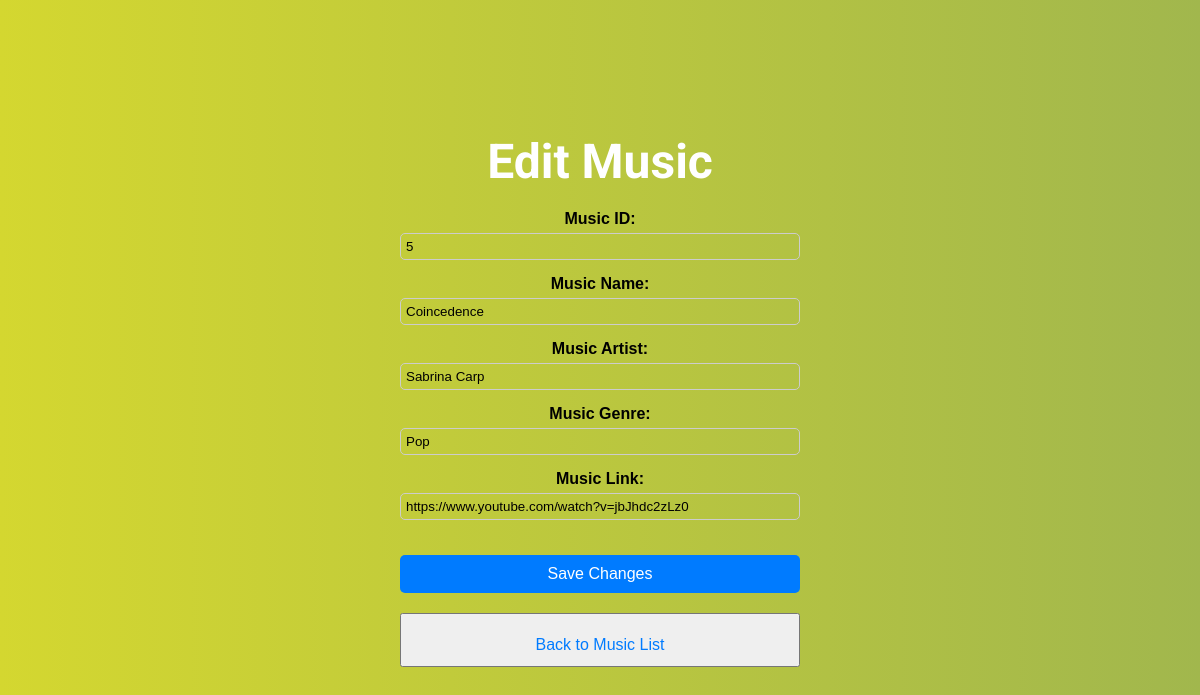
The page /musics/edit/4/ on the database its author committed.
### musics/models.py (models this page shows)
class Music(models.Model):
    music_id = models.CharField(max_length=255)
    music_name = models.CharField(max_length=255)
    music_artist = models.CharField(max_length=255)
    music_genre = models.CharField(max_length=255)
    music_link = models.URLField(max_length=255, blank=True, null=True)  # New field for the link

### musics/views.py (the view)
# urls.py: path('musics/edit/<int:id>/', views.edit_music, name='edit_music'),
def edit_music(request, id):
    music = get_object_or_404(Music, id=id)
    if request.method == 'POST':
        form = MusicForm(request.POST, instance=music)
        if form.is_valid():
            form.save()
            return redirect('musics')  # Redirect to the music list after saving
    else:
        form = MusicForm(instance=music)
    context = {
        'form': form,
        'music': music
    }
    return render(request, 'edit_music.html', context)

### musics/forms.py
class MusicForm(forms.ModelForm):
    class Meta:
        model = Music
        fields = ['music_id', 'music_name', 'music_artist', 'music_genre', 'music_link']

### musics/templates/edit_music.html (shortened to what this page needs)
{% extends "master.html" %}
{% block content %}
<h1>Edit Music</h1>
<form method="POST" class="edit-form">
    <div class="form-container">
        <div class="form-group">
            <label for="id_music_id">Music ID:</label>
            <input type="text" id="id_music_id" name="music_id" value="{{ music.music_id }}" readonly>
        </div>
        <div class="form-group">
            <label for="id_music_name">Music Name:</label>
            <input type="text" id="id_music_name" name="music_name" value="{{ music.music_name }}" required>
        </div>
        <div class="form-group">
            <label for="id_music_artist">Music Artist:</label>
            <input type="text" id="id_music_artist" name="music_artist" value="{{ music.music_artist }}" required>
        </div>
        <div class="form-group">
            <label for="id_music_genre">Music Genre:</label>
            <input type="text" id="id_music_genre" name="music_genre" value="{{ music.music_genre }}" required>
        </div>
        <div class="form-group">
            <label for="id_music_link">Music Link:</label>
            <input type="text" id="id_music_link" name="music_link" value="{{ music.music_link }}" required>
        </div>
        <button type="submit" class="button save-button">Save Changes</button>
    </div>
<button> <p><a href="{% url 'musics' %}" class="back-link">Back to Music List</a></p></button>
</form>
{% endblock %}

### musics/templates/master.html (style rules this page uses)
body { margin: 0; padding: 0; font-family: 'Montserrat', sans-serif; color: #fff; background: linear-gradient(270deg, #0957a4, #d4d730); background-size: 400% 400%; animation: gradient 15s ease infinite; display: flex; flex-direction: column; justify-content: center; align-items: center; height: 100vh; text-align: center; }
h1 { font-family: 'Roboto', sans-serif; font-size: 3em; margin: 0; }
p { font-size: 1.2em; margin: 10px 0; }
.button { display: inline-block; padding: 10px 20px; margin: 20px 0; background-color: #2980b9; color: #fff; text-decoration: none; border-radius: 5px; transition: background-color 0.3s, transform 0.3s; font-size: 1em; }

### musics/templates/edit_music.html (style rules this page uses)
body { background-color: #f0f0f0; font-family: 'Arial', sans-serif; }
h1 { text-align: center; color: #ffffff; margin-bottom: 20px; }
.edit-form { display: flex; flex-direction: column; width: 400px; margin: 0 auto; animation: gradient 15s ease infinite; }
.form-container { display: flex; flex-direction: column; }
.form-group { margin-bottom: 15px; display: flex; flex-direction: column; }
label { font-weight: bold; color: #000000; margin-bottom: 5px; }
input[type="text"] { padding: 5px; border: 1px solid #ccc; border-radius: 5px; background-color: transparent; transition: border-color 0.3s; }
.button { padding: 10px 15px; background-color: #007bff; color: white; border-radius: 5px; border: none; cursor: pointer; transition: background-color 0.3s, transform 0.2s; }
.back-link { display: block; text-align: center; margin-top: 20px; color: #007bff; text-decoration: none; }

### rows shown on the page
Music: music_id "5", music_name "Coincedence", music_artist "Sabrina Carp", music_genre "Pop", music_link "https://www.youtube.com/watch?v=jbJhdc2zLz0"
